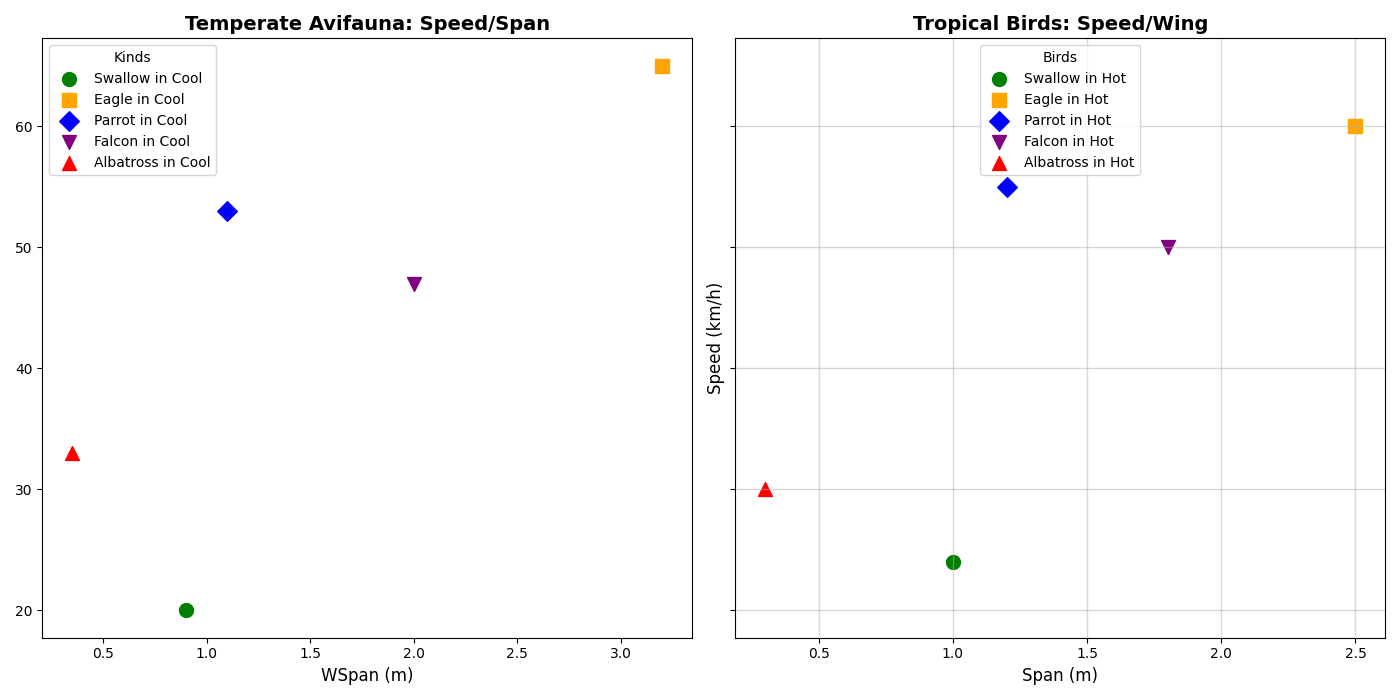

Recreate this plot in Python.
import matplotlib.pyplot as plt
import numpy as np

species = ['Swallow', 'Eagle', 'Parrot', 'Falcon', 'Albatross']

# Bird data from different regions
wing_spans_tropical = [1.0, 2.5, 1.2, 1.8, 0.3]
wing_spans_temperate = [0.9, 3.2, 1.1, 2.0, 0.35]
flying_speeds_tropical = [24, 60, 55, 50, 30]
flying_speeds_temperate = [20, 65, 53, 47, 33]

# Stylistic elements randomly altered
colors = ['green', 'orange', 'blue', 'purple', 'red']
markers = ['o', 's', 'D', 'v', '^']

fig, axs = plt.subplots(1, 2, figsize=(14, 7), sharey=True)

axj = axs[0]
for i, sp in enumerate(species):
    axj.scatter(wing_spans_temperate[i], flying_speeds_temperate[i], 
                color=colors[i], label=f'{sp} in Cool', s=100, marker=markers[i])

axj.set_title('Temperate Avifauna: Speed/Span', fontsize=14, fontweight='bold')
axj.set_xlabel('WSpan (m)', fontsize=12)
axj.legend(title='Kinds', loc='upper left', fontsize=10, frameon=True)
axj.grid(False)

axi = axs[1]
for i, sp in enumerate(species):
    axi.scatter(wing_spans_tropical[i], flying_speeds_tropical[i], 
                color=colors[i], label=f'{sp} in Hot', s=100, marker=markers[i])

axi.set_title('Tropical Birds: Speed/Wing', fontsize=14, fontweight='bold')
axi.set_xlabel('Span (m)', fontsize=12)
axi.set_ylabel('Speed (km/h)', fontsize=12)
axi.legend(title='Birds', loc='upper center', fontsize=10, frameon=True)
axi.grid(True, linestyle='-', linewidth=1, alpha=0.5)

plt.tight_layout()
plt.show()
